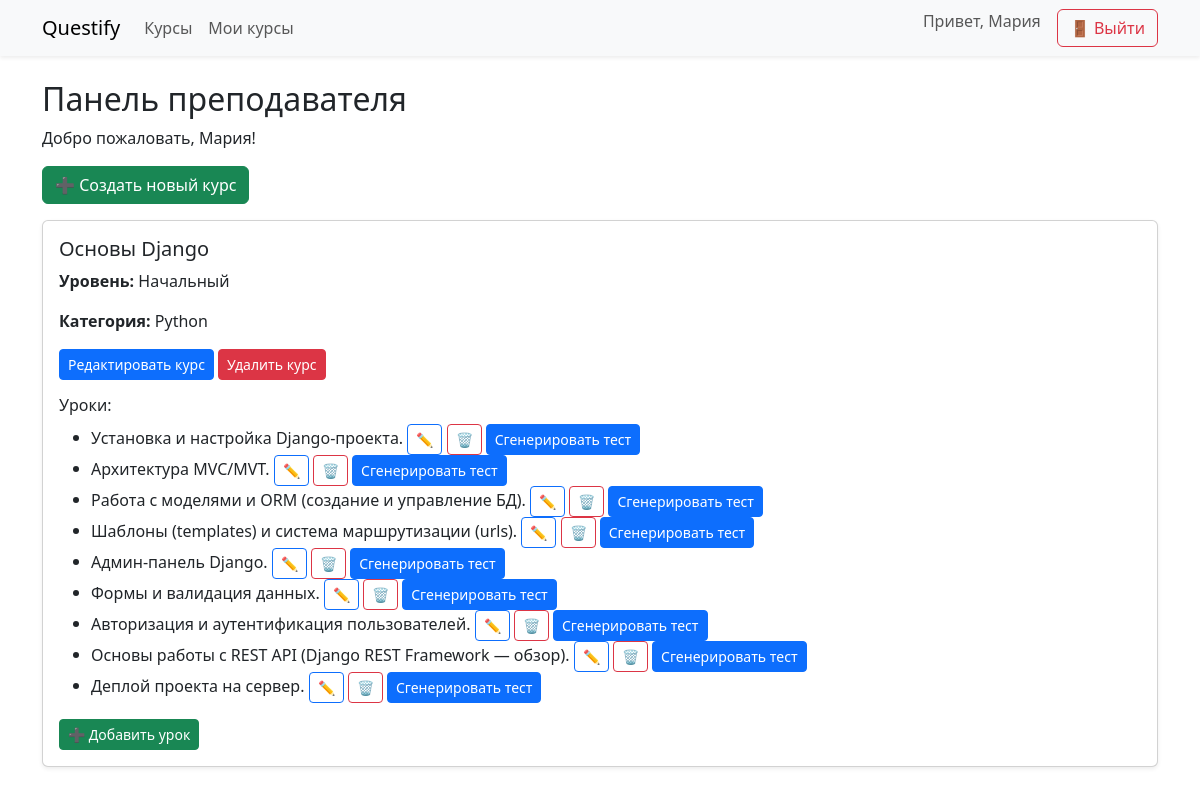
/users/dashboard/ (signed in), run on an earlier commit of the app's database.
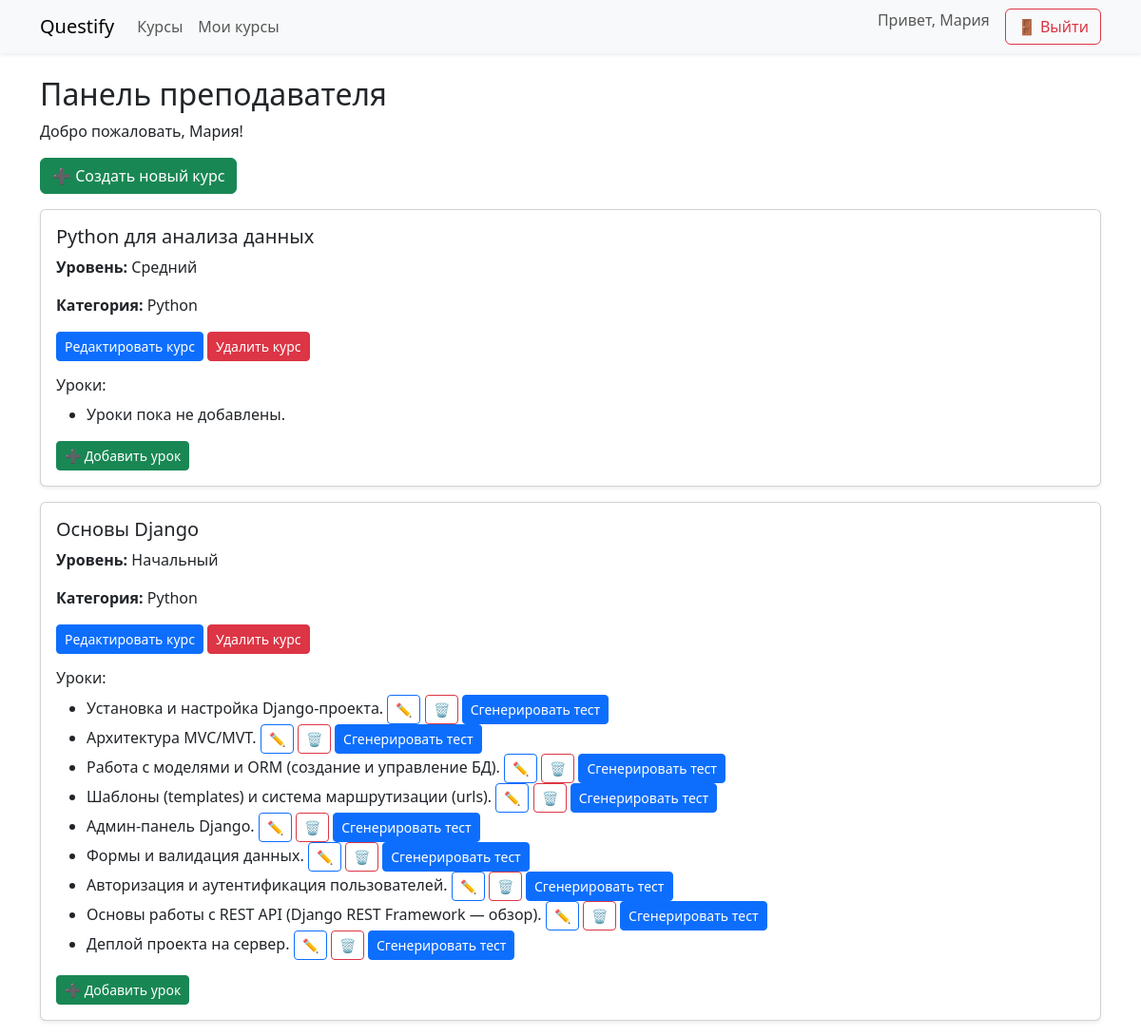
And on a later commit of the database.
### course/models/course.py (models this page shows, shortened)
class Course(models.Model):
    class LevelChoices(models.IntegerChoices):
        BEGINNER = 1, "Начальный"
        INTERMEDIATE = 2, "Средний"
        ADVANCED = 3, "Продвинутый"
    title = models.CharField(max_length=200, verbose_name="Название", help_text="Название курса")
    description = models.TextField(null=True, verbose_name="Описание", blank=True)
    price = models.FloatField(null=True, verbose_name="Цена", blank=True)
    published = models.DateTimeField(db_index=True, verbose_name="Опубликовано", default=timezone.now)
    level = models.SmallIntegerField("Уровень сложности", choices=LevelChoices.choices, default=LevelChoices.BEGINNER)
    outcome = models.TextField(blank=True, null=True, help_text="Что студент сможет после прохождения курса")
    teacher = models.ForeignKey(settings.AUTH_USER_MODEL, on_delete=models.CASCADE, limit_choices_to={'role': 'teacher'}, default=1)
    category = models.ManyToManyField(Category, verbose_name="Категория", blank=True)
    students = models.ManyToManyField(CustomUser, related_name="enrolled_courses", blank=True)
    class Meta:
        verbose_name_plural = "Курсы"
        verbose_name = "Курс"
        ordering = ['-published']
        unique_together = ["title", "teacher"]
        get_latest_by = "published"

class Category(models.Model):
    name = models.CharField("Название категории", max_length=30, unique=True)
    class Meta:
        verbose_name = "Категория"
        verbose_name_plural = "Категории"

### course/models/lesson.py (models this page shows, shortened)
class Lesson(models.Model):
    course = models.ForeignKey(Course, on_delete=models.CASCADE, related_name="lessons",verbose_name="Курс")
    title = models.CharField("Название урока", max_length=200)
    content = models.TextField("Содержание урока", blank=True, null=True)
    order = models.PositiveIntegerField("Порядковый номер урока", default=1)
    published = models.DateTimeField("Дата публикации", default=timezone.now)
    class Meta:
        verbose_name = "Урок"
        verbose_name_plural = "Уроки"
        ordering = ["order"]

### users/views.py (the view)
# urls.py: path('dashboard/', views.teacher_dashboard, name='user_dashboard'),
@login_required
def teacher_dashboard(request):
    courses = Course.objects.filter(teacher=request.user)
    context = {
        "courses": courses
    }
    return render(request, "teacher_dashboard.html", context)

### course/templates/teacher_dashboard.html
{% extends "base.html" %}
{% block content %}
<h2>Панель преподавателя</h2>
<p>Добро пожаловать, {{ user.username }}!</p>
<a href="{% url 'course:course_add' %}" class="btn btn-success mb-3">➕ Создать новый курс</a>
{% for course in courses %}
<div class="card mb-3 shadow-sm">
  <div class="card-body">
    <h5>{{ course.title }}</h5>
    <p><strong>Уровень:</strong> {{ course.get_level_display }}</p>
    <p><strong>Категория:</strong>
      {% for cat in course.category.all %}
        {{ cat.name }}{% if not forloop.last %}, {% endif %}
      {% empty %}Нет{% endfor %}
    </p>
    <a href="{% url 'course:course_edit' course.pk %}" class="btn btn-sm btn-primary">Редактировать курс</a>
    <a href="{% url 'course:course_delete' course.pk %}" class="btn btn-sm btn-danger">Удалить курс</a>
    <h6 class="mt-3">Уроки:</h6>
    <ul>
      {% for lesson in course.lessons.all %}
        <li>
          {{ lesson.title }}
          <a href="{% url 'course:lesson_edit' lesson.pk %}" class="btn btn-sm btn-outline-primary">✏️</a>
          <a href="{% url 'course:lesson_delete' lesson.pk %}" class="btn btn-sm btn-outline-danger">🗑️</a>
          <a href="{% url 'course:generate_quiz' lesson.id %}" class="btn btn-sm btn-primary">Сгенерировать тест</a>
        </li>
      {% empty %}
        <li>Уроки пока не добавлены.</li>
      {% endfor %}
    </ul>
    <a href="{% url 'course:lesson_add' course.pk %}" class="btn btn-sm btn-success">➕ Добавить урок</a>
  </div>
</div>
{% empty %}
<p>У вас пока нет курсов.</p>
{% endfor %}
{% endblock %}

What changed in the data, as far as the page shows it:
added Course: title "Python для анализа данных", level "Средний", Category (name "Python")
